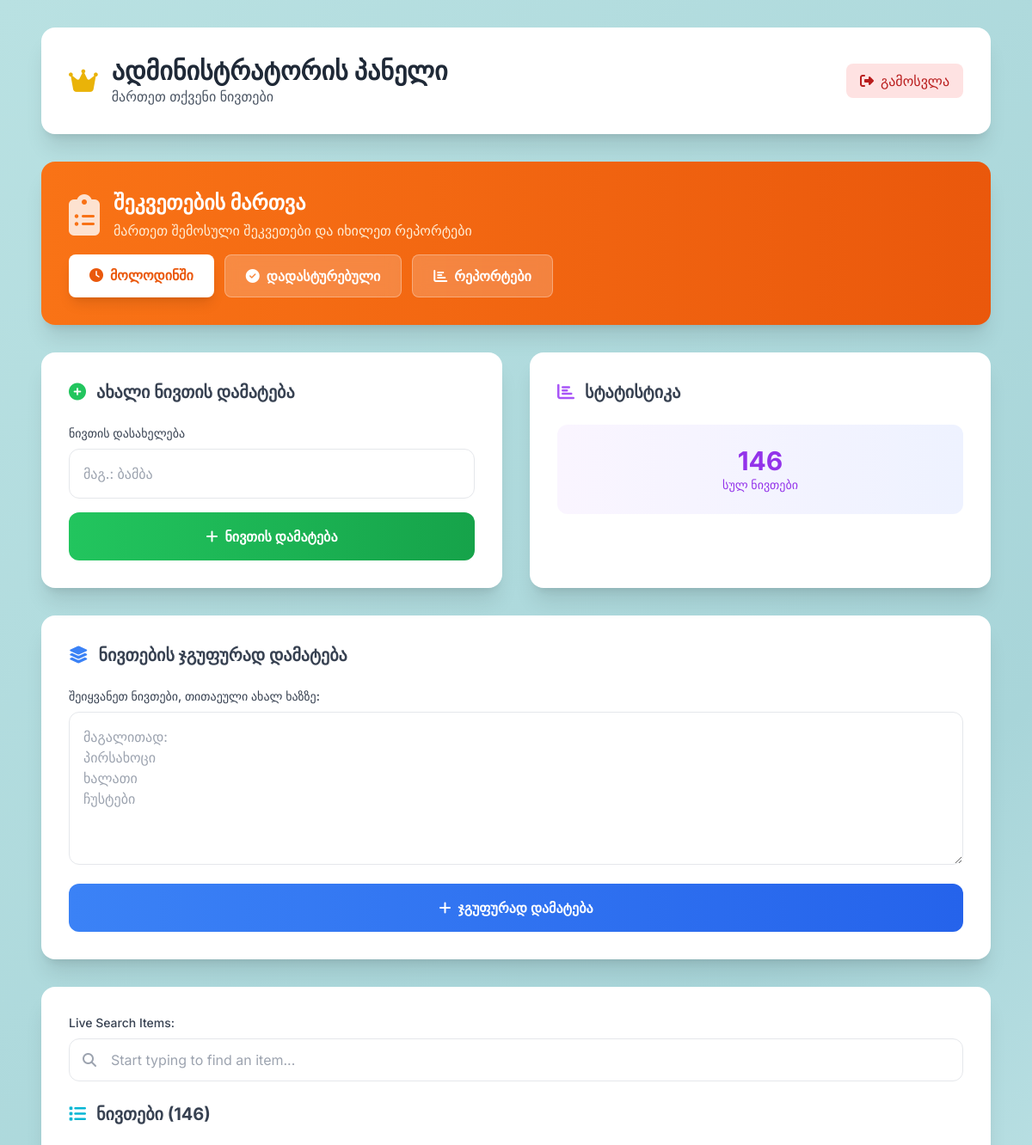
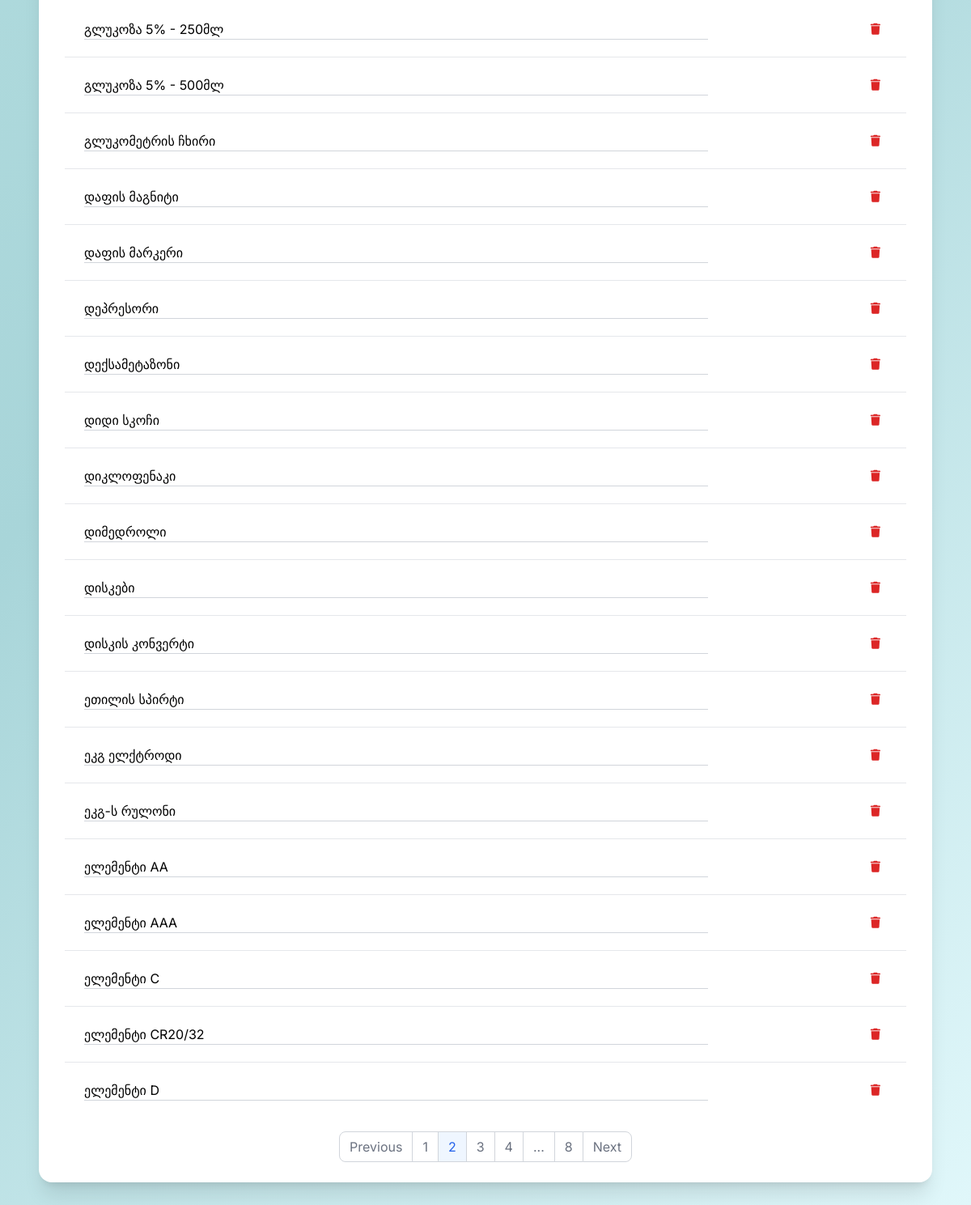
The page /admin/?page=2&search= (signed in) on the database its author committed (2 pictures, top to bottom).
### app.py (models this page shows)
class Item(db.Model):
    id = db.Column(db.Integer, primary_key=True)
    name = db.Column(db.String(100), nullable=False, unique=True)

### app.py (the view)
@app.route('/admin/', methods=['GET'])
def admin_panel():
    if not session.get('admin_logged_in'):
        return redirect(url_for('admin_login'))
    page = request.args.get('page', 1, type=int)
    search_query = request.args.get('search', '').strip()
    items_query = Item.query.order_by(Item.name)
    if search_query:
        items_query = items_query.filter(Item.name.ilike(f'%{search_query}%'))
    pagination = items_query.paginate(page=page, per_page=20, error_out=False)
    items_on_page = pagination.items
    pending_count = Order.query.filter_by(status='pending').count()
    return render_template('admin_panel.html', items=items_on_page, pagination=pagination, search_query=search_query, pending_count=pending_count)

### templates/admin_panel.html (shortened to what this page needs)
<!DOCTYPE html>
<html lang="en">
<head>
    <script src="https://cdn.tailwindcss.com"></script>
    <link rel="stylesheet" href="https://cdnjs.cloudflare.com/ajax/libs/font-awesome/6.4.0/css/all.min.css">
    <link rel="stylesheet" href="{{ url_for('static', filename='styles.css') }}">
</head>
<body class="min-h-screen py-8 bg-[#b9e1e2]">
    <div class="container mx-auto px-6 max-w-6xl">
        <div class="bg-white rounded-2xl shadow-xl p-8 mb-8">
            <div class="flex items-center justify-between">
                <div class="flex items-center space-x-4">
                    <i class="fas fa-crown text-3xl text-yellow-500"></i>
                    <div>
                        <h1 class="text-3xl font-bold text-gray-800">ადმინისტრატორის პანელი</h1>
                        <p class="text-gray-600">მართეთ თქვენი ნივთები</p>
                    </div>
                </div>
                <a href="{{ url_for('admin_logout') }}" class="bg-red-100 text-red-700 px-4 py-2 rounded-lg hover:bg-red-200 transition-colors">
                    <i class="fas fa-sign-out-alt mr-2"></i>გამოსვლა
                </a>
            </div>
        </div>
        <div class="bg-gradient-to-r from-orange-500 to-orange-600 rounded-2xl shadow-xl p-8 mb-8 text-white">
            <div class="flex items-center justify-between flex-wrap gap-4">
                <div class="flex items-center gap-4">
                    <i class="fas fa-clipboard-list text-5xl opacity-80"></i>
                    <div>
                        <h2 class="text-2xl font-bold mb-1">შეკვეთების მართვა</h2>
                        <p class="text-orange-100">მართეთ შემოსული შეკვეთები და იხილეთ რეპორტები</p>
                    </div>
                </div>
                <div class="flex gap-3 flex-wrap">
                    <a href="{{ url_for('admin_orders_pending') }}"
                       class="relative px-6 py-3 bg-white text-orange-600 rounded-lg font-semibold hover:bg-orange-50 transition-all shadow-lg hover:shadow-xl transform hover:-translate-y-1">
                        <i class="fas fa-clock mr-2"></i>მოლოდინში
                    </a>
                    <a href="{{ url_for('admin_orders_confirmed') }}"
                       class="px-6 py-3 bg-white/20 backdrop-blur text-white rounded-lg font-semibold hover:bg-white/30 transition-all border border-white/30">
                        <i class="fas fa-check-circle mr-2"></i>დადასტურებული
                    </a>
                    <a href="{{ url_for('admin_reports_weekly') }}"
                       class="px-6 py-3 bg-white/20 backdrop-blur text-white rounded-lg font-semibold hover:bg-white/30 transition-all border border-white/30">
                        <i class="fas fa-chart-bar mr-2"></i>რეპორტები
                    </a>
                </div>
            </div>
        </div>
        <div class="grid md:grid-cols-2 gap-8">
            <div class="bg-white rounded-2xl shadow-xl p-8">
                <h2 class="text-xl font-bold text-gray-700 mb-6 flex items-center">
                    <i class="fas fa-plus-circle mr-3 text-green-500"></i>
                    ახალი ნივთის დამატება
                </h2>
                <form id="addItemForm" class="space-y-4">
                    <div>
                        <label class="block text-sm font-medium text-gray-700 mb-2">ნივთის დასახელება</label>
                        <input type="text" id="newItemName" name="name" placeholder="მაგ.: ბამბა"
                               class="w-full p-4 border border-gray-200 rounded-xl" required>
                    </div>
                    <button type="submit" class="w-full bg-gradient-to-r from-green-500 to-green-600 text-white py-4 rounded-xl font-semibold">
                        <i class="fas fa-plus mr-2"></i>ნივთის დამატება
                    </button>
                </form>
            </div>
            <div class="bg-white rounded-2xl shadow-xl p-8">
                <h2 class="text-xl font-bold text-gray-700 mb-6 flex items-center">
                    <i class="fas fa-chart-bar mr-3 text-purple-500"></i>
                    სტატისტიკა
                </h2>
                <div class="space-y-6">
                    <div class="text-center p-6 bg-gradient-to-r from-purple-50 to-indigo-50 rounded-xl">
                        <div id="item-count-stat" class="text-3xl font-bold text-purple-600">{{ pagination.total or 0 }}</div>
                        <div class="text-sm text-purple-600 font-medium">სულ ნივთები</div>
                    </div>
                </div>
            </div>
        </div>
        <div class="bg-white rounded-2xl shadow-xl mt-8 p-8">
             <h2 class="text-xl font-bold text-gray-700 mb-6 flex items-center">
                <i class="fas fa-layer-group mr-3 text-blue-500"></i>
                ნივთების ჯგუფურად დამატება
            </h2>
            <form id="bulkAddForm" class="space-y-4">
                <div>
                    <label class="block text-sm font-medium text-gray-700 mb-2">შეიყვანეთ ნივთები, თითაეული ახალ ხაზზე:</label>
                    <textarea id="bulkItemsText" name="bulk_items" rows="6" placeholder="მაგალითად:&#10;პირსახოცი&#10;ხალათი&#10;ჩუსტები"
                              class="w-full p-4 border border-gray-200 rounded-xl"></textarea>
                </div>
                <button type="submit" class="w-full bg-gradient-to-r from-blue-500 to-blue-600 text-white py-4 rounded-xl font-semibold">
                    <i class="fas fa-plus mr-2"></i>ჯგუფურად დამატება
                </button>
            </form>
        </div>
        <div class="bg-white rounded-2xl shadow-xl mt-8 p-8">
            <div class="mb-6">
                <label for="liveSearchInput" class="block text-sm font-medium text-gray-700 mb-2">Live Search Items:</label>
                <div class="relative">
                    <i class="fas fa-search absolute left-4 top-1/2 -translate-y-1/2 text-gray-400"></i>
                    <input type="text" id="liveSearchInput" placeholder="Start typing to find an item..." class="w-full p-3 pl-12 border border-gray-200 rounded-xl">
                </div>
            </div>
            <h2 id="item-count-header" class="text-xl font-bold text-gray-700 mb-6 flex items-center">
                <i class="fas fa-list mr-3 text-cyan-500"></i>
                ნივთები ({{ pagination.total or 0 }})
            </h2>
            {% if items %}
                <div class="overflow-x-auto">
                    <table class="w-full">
                        <tbody id="itemList" class="divide-y divide-gray-200">
                            {% for item in items %}
                            <tr id="item-row-{{ item.id }}">
                                <td class="px-6 py-4 whitespace-nowrap">
                                    <input type="text" name="name" value="{{ item.name }}" class="edit-item-input bg-transparent border-b border-gray-300 w-full" data-id="{{ item.id }}">
                                </td>
                                <td class="px-6 py-4 whitespace-nowrap text-sm font-medium text-right">
                                    <button class="delete-item-btn text-red-600 hover:text-red-900 p-2" data-id="{{ item.id }}" title="Delete"><i class="fas fa-trash"></i></button>
                                </td>
                            </tr>
                            {% endfor %}
                        </tbody>
                    </table>
                </div>
                <div class="mt-6 flex justify-center items-center">
                    <nav aria-label="Page navigation">
                        <ul class="inline-flex items-center -space-x-px">
                            <li>
                                <a href="{{ url_for('admin_panel', page=pagination.prev_num, search=search_query) if pagination.has_prev else '#' }}"
                                   class="px-3 py-2 ml-0 leading-tight text-gray-500 bg-white border border-gray-300 rounded-l-lg hover:bg-gray-100 {{ 'opacity-50 cursor-not-allowed' if not pagination.has_prev }}">Previous</a>
                            </li>
                            {% for page_num in pagination.iter_pages(left_edge=1, right_edge=1, left_current=2, right_current=2) %}
                                {% if page_num %}
                                    <li>
                                        <a href="{{ url_for('admin_panel', page=page_num, search=search_query) }}"
                                           class="px-3 py-2 leading-tight border border-gray-300 {{ 'bg-blue-50 text-blue-600' if page_num == pagination.page else 'text-gray-500 bg-white hover:bg-gray-100' }}">{{ page_num }}</a>
                                    </li>
                                {% else %}
                                    <li><span class="px-3 py-2 text-gray-500 bg-white border border-gray-300">...</span></li>
                                {% endif %}
                            {% endfor %}
                            <li>
                                <a href="{{ url_for('admin_panel', page=pagination.next_num, search=search_query) if pagination.has_next else '#' }}"
                                   class="px-3 py-2 leading-tight text-gray-500 bg-white border border-gray-300 rounded-r-lg hover:bg-gray-100 {{ 'opacity-50 cursor-not-allowed' if not pagination.has_next }}">Next</a>
                            </li>
                        </ul>
                    </nav>
                </div>
            {% else %}
                <div class="text-center py-12">
                    <i class="fas fa-inbox text-6xl text-gray-300 mb-4"></i>
                    <h3 class="text-xl font-semibold text-gray-500 mb-2">No items found.</h3>
                </div>
            {% endif %}
        </div>
    </div>
</body>
</html>

### static/styles.css (style rules this page uses)
body { font-family: 'Inter', sans-serif; background: linear-gradient(135deg, #b9e1e2 0%, #a8d5d9 50%, #e0f7fa 100%); min-height: 100vh; }
.text-blue-600 { color: #00565c; }
.transition-all { transition: all 0.3s cubic-bezier(0.4, 0, 0.2, 1); }
table tbody tr { background: rgba(255, 255, 255, 0.5); transition: background-color 0.2s ease; }

### rows shown on the page
Item: name "გლუკოზა 5% - 250მლ"
Item: name "გლუკოზა 5% - 500მლ"
Item: name "გლუკომეტრის ჩხირი"
Item: name "დაფის მაგნიტი"
Item: name "დაფის მარკერი"
Item: name "დეპრესორი"
Item: name "დექსამეტაზონი"
Item: name "დიდი სკოჩი"
Item: name "დიკლოფენაკი"
Item: name "დიმედროლი"
Item: name "დისკები"
Item: name "დისკის კონვერტი"
Item: name "ეთილის სპირტი"
Item: name "ეკგ ელქტროდი"
Item: name "ეკგ-ს რულონი"
Item: name "ელემენტი AA"
Item: name "ელემენტი AAA"
Item: name "ელემენტი C"
Item: name "ელემენტი CR20/32"
Item: name "ელემენტი D"

### other values the page prints
{{ pagination.total or 0 }} "146"
{{ page_num }} "1" "2" "3" "4" "8"
